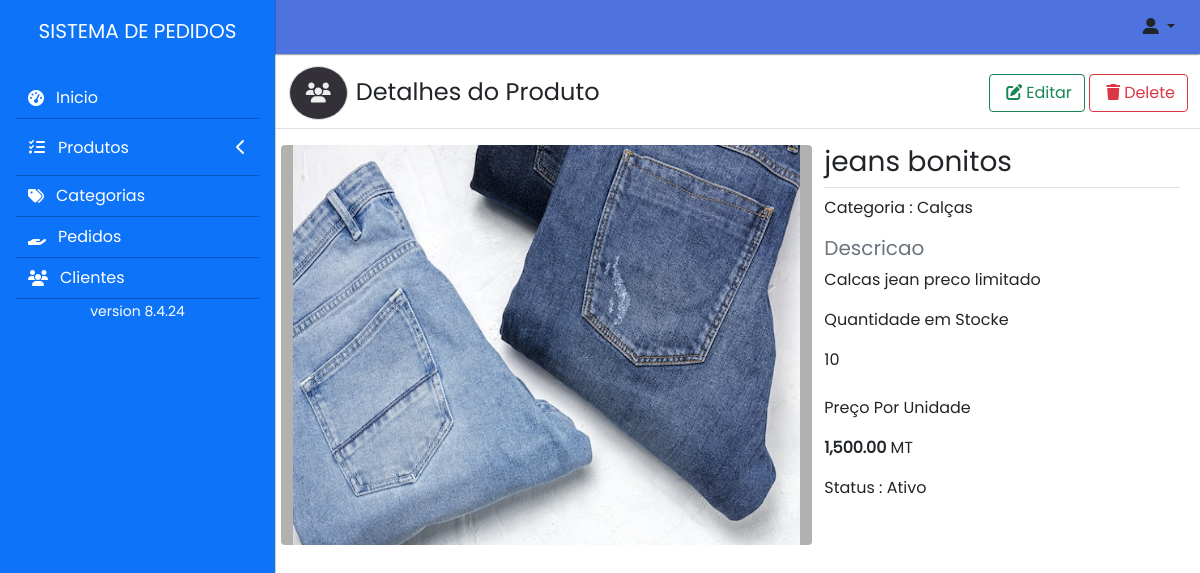
Page /Admin/Detalhes/18 (signed in) on the committed database.
### tables this page shows
CREATE TABLE `produtos` (
  `id` int(11) NOT NULL,
  `nome` varchar(30) NOT NULL,
  `categoria` int(11) NOT NULL,
  `preco` varchar(100) NOT NULL,
  `quantidade` varchar(40) NOT NULL,
  `descricao` text NOT NULL,
  `images` varchar(100) NOT NULL,
  `status` tinyint(2) NOT NULL,
  `data_created` date DEFAULT NULL,
  `data_deleted` date DEFAULT NULL
);

CREATE TABLE `categoria` (
  `id` int(11) NOT NULL,
  `nomeCategoria` varchar(40) NOT NULL,
  `descricao` text NOT NULL,
  `status` tinyint(2) NOT NULL,
  `date_created` date DEFAULT NULL
);

### core/controllers/Admin.php (called while the page is built, shortened)
<?php
    class Admin{
        public function Detalhes($id){
            $library = new library();
            $categorias = $library->ListaCcategorias();
            $produtos = $library->ProdutosEspecifico($id);
            $dados = [
                'produtos'=>$produtos,
                'categorias'=>$categorias,
            ];
            Store::Layout([
                'Admin/layout/header_html',
                'Admin/Detalhes',
                'Admin/Modal/EditarProduto',
                'Admin/layout/footer'
            ],$dados);
        }
    }

### core/router.php (called while the page is built, shortened)
<?php
class router{
    var $metodo = 'index';
    public function __construct(){
        $url = $this->parseURL();
        if(isset($url[0]) && file_exists('core/controllers/' . $url[0] . '.php'))
        {
            unset($url[0]);
        }
        $this->controller = new  $arg() ;
        if(isset($url[1]) && method_exists($this->controller, $url[1]))
        {
            $this->metodo =$url[1];
            unset($url[1]);
        }
        $this->parametro = $url ? array_values($url) : [];
        call_user_func_array([$this->controller , $this->metodo], $this->parametro);
    }
    private function parseURL(){
        if(isset($_GET['url'])){
            return explode('/', filter_var(rtrim($_GET['url'], '/'), FILTER_SANITIZE_URL));
        }
    }
}

### index.php (called while the page is built, shortened)
<?php
require('core/router.php');
new router();
?>

### core/models/library.php (called while the page is built, shortened)
<?php
class library
{
    public function ProdutosEspecifico($id)
    {
        $db = new Databases();
        $paramentros = [
            ':id' => $id
        ];
        $result = $db->select("SELECT p.id, p.nome,p.quantidade,p.preco,p.status,p.images,p.descricao,c.nomecategoria as categoria FROM produtos p inner join categoria c on p.categoria = c.id where p.id = :id", $paramentros);
        return $result;
    }
}

### core/classes/Databases.php (called while the page is built, shortened)
<?php
class Databases{
    private $ligacao;
    private function ligar(){
          $this->ligacao = new PDO(
              'mysql:'.
              'host='.MYSQL_SERVER.';'.
              'dbname='.MYSQL_DATABASE.';'.
              'charset='.MYSQL_CHARSET,
              MYSQL_USER,
              MYSQL_PASS,
              array(PDO::ATTR_PERSISTENT => true)
          );
          $this->ligacao->setAttribute(PDO::ATTR_ERRMODE, PDO::ERRMODE_WARNING);
      }
      private function desligar(){
          $this->ligacao = null;
      }
      public function select($sql,$parametros = null){
          $sql = trim($sql);
          $resultados = null;
          try {
              if(!empty($parametros)){
                  $executar = $this->ligacao->prepare($sql);
                  $executar->execute($parametros);
                  $resultados = $executar->fetchALL(PDO::FETCH_CLASS);
              }else{
                  $executar = $this->ligacao->prepare($sql);
                  $executar->execute();
                  $resultados = $executar->fetchALL(PDO::FETCH_CLASS);
              }
          } catch (PDOException $e) {
              return false;
          }
          return $resultados;
      }
  }
?>

### core/views/Admin/Detalhes.php (the view, shortened to what this page needs)
<div class="row my-3 border-bottom">
    <div class="col-sm-12 col-md-6  px-2">
        <h4 class=""><i class="fas fa-users fs-5   border rounded-full cards-color p-3 mx-2"></i>Detalhes do Produto</h4>
    </div>
    <div class="col-sm-12 col-md-2"></div>
    <div class="col-sm-12 col-md-4 pt-2 text-end">
        <button class="btn btn-outline-success actionProduts" data-value="<?= BASE_URL ?>Admin/DadosProduto" data-bs-toggle="modal" data-bs-target="#Actual" data-id="<?= $produtos[0]->id ?>"><i class="fa-solid fa-edit mx-1"></i>Editar</button>
        <button class="btn btn-outline-danger  RemoveProduto" data-id="<?= $produtos[0]->id ?>" data-value="<?=BASE_URL?>Admin/DeletarProduto" id="0"><i class="fa-solid fa-trash mx-1"></i>Delete</button>
    </div>
</div>
<div class="row px-2">
    <div class="col-md-7 imgs">
        <img src="<?= BASE_URL ?>public/assets/images/<?= $produtos[0]->images ?>" alt="">
    </div>
    <div class="col-md-5">
        <div class="title border-bottom">
            <h3><?= $produtos[0]->nome ?></h3>
        </div>
        <div class="describe pt-2">
            <p>Categoria : <?= $produtos[0]->categoria ?></p>
        </div>
        <div class="describe">
            <p class="h5 text-muted">Descricao</p>
            <p><?= $produtos[0]->descricao ?></p>
        </div>
        <div class="describe ">
            <p class="">Quantidade em Stocke</p>
            <p><?= $produtos[0]->quantidade ?></p>
        </div>
        <div class="describe pt-2 ">
            <p class="">Preço Por Unidade</p>
            <p><b><?= number_format($produtos[0]->preco,'2')?></b> MT</p>
        </div>
        <div class="describe ">
            <p class="">Status : <?= $produtos[0]->status ? "Ativo" : "No-Ativo" ?></p>
        </div>
    </div>
</div>

### core/classes/Store.php (shortened to what this page needs)
<?php
class Store{
    public static function Layout($estruturas, $dados = null){
        foreach ($estruturas as $estrutura) {
            include("core/views/$estrutura.php");
        }
    }
}
?>

### public/assets/css/style.css (style rules this page uses)
* { text-decoration: none !important; }
.imgs { background-color: rgb(179, 176, 176); height: 400px; border-radius: 4px; }
.imgs img { width: 100%; height: 400px; background-size: cover; }
body { width: 100%; font-family: 'poppins' !important; }
.cards-color { background-color: #333137;; border-radius: 50%; color: #eee; border: none; cursor: pointer; }

### rows in the picture
produtos: images (picture), nome "jeans bonitos", categoria.nomeCategoria "Calças", descricao "Calcas jean preco limitado", quantidade "10", preco "1,500.00"
